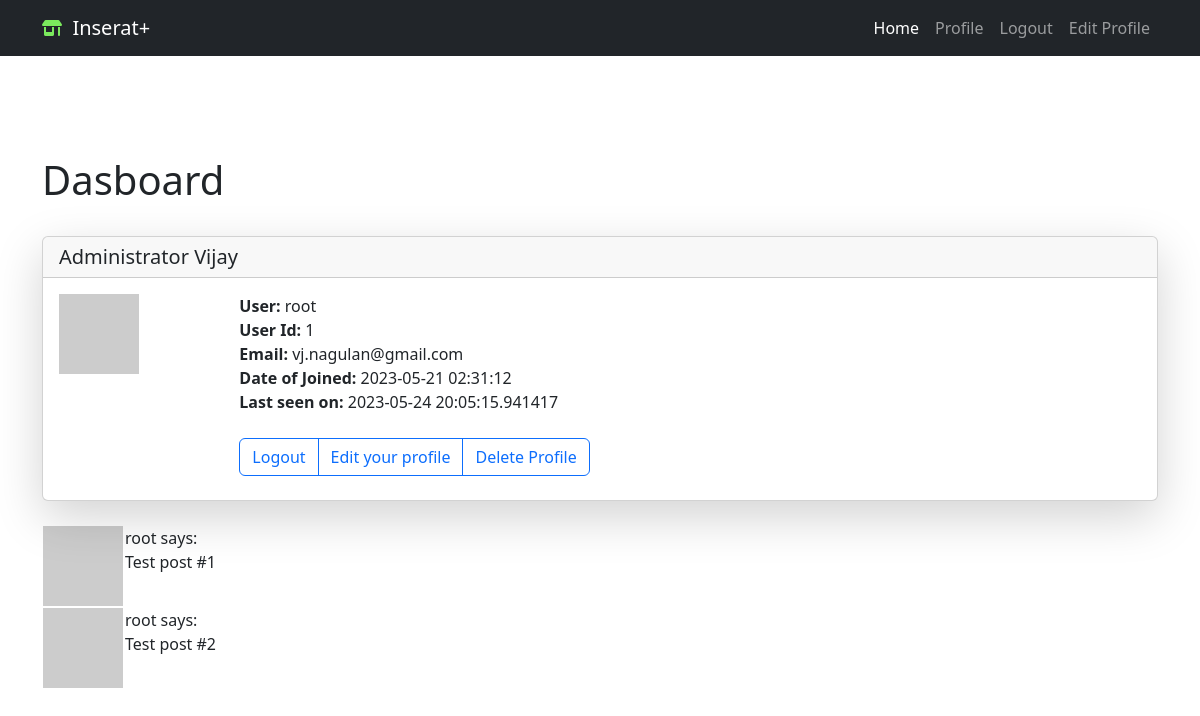
The app's page /user/root (signed in), older data.
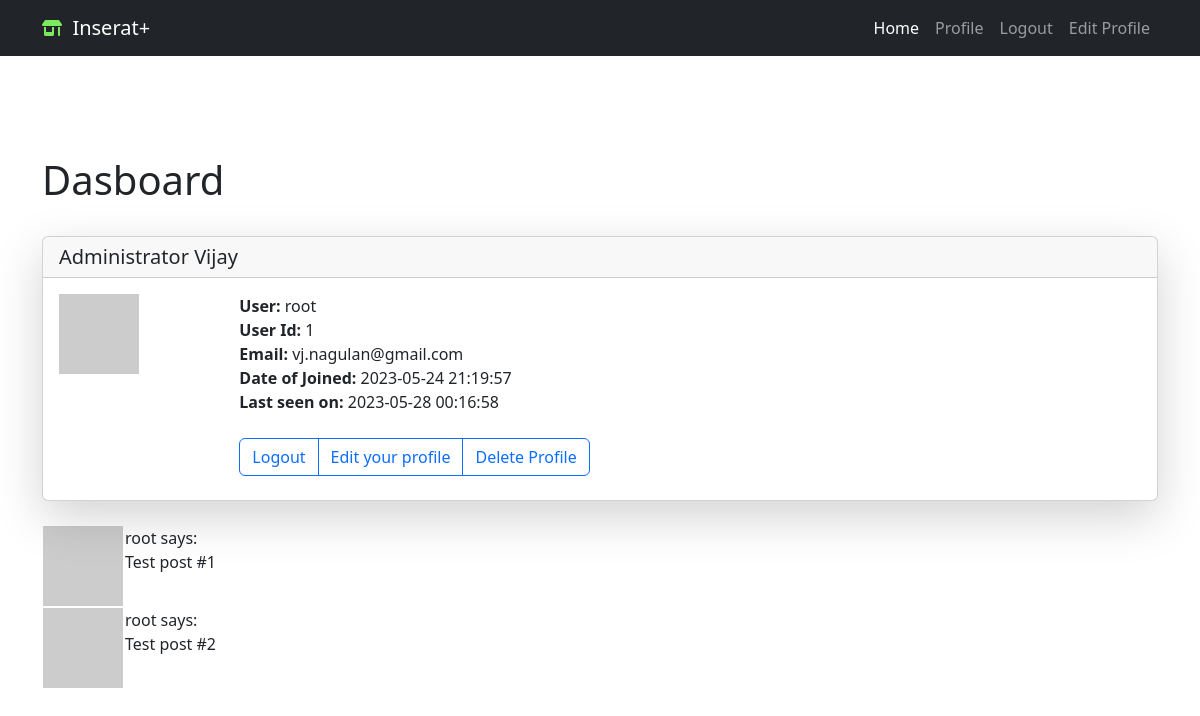
The same page, newer data.
### app/models/login.py (models this page shows, shortened)
class User(db.Model, UserMixin):
    id = db.Column(db.Integer, primary_key=True)
    first_name = db.Column(db.String(50), nullable=False)
    last_name = db.Column(db.String(50), nullable=False)
    username = db.Column(db.String(20), unique=True, nullable=False)
    email = db.Column(db.String(120), unique=True, nullable=False)
    password_hash = db.Column(db.String(128), nullable=False)
    user_adedd = db.Column(db.DateTime, default=datetime.utcnow)
    last_seen = db.Column(db.DateTime, default=datetime.utcnow)
    is_admin = db.Column(db.Boolean, default=False)
    is_blocked = db.Column(db.Boolean, default=False)  # registered users can be blocked from logging in
    def avatar(self, size):
        digest = md5(self.email.lower().encode('utf-8')).hexdigest()
        return 'https://www.gravatar.com/avatar/{}?d=identicon&s={}'.format(
            digest, size
            )

### app/routes.py (the view)
@app.route('/user/<username>')
@login_required
def user(username):
    user = User.query.filter_by(username=username).first_or_404()
    posts = [
        {'author': user, 'body': 'Test post #1'},
        {'author': user, 'body': 'Test post #2'}
    ]
    return render_template('user.html', user=user, posts=posts)

### app/models/controlpanel.py (called while the page is built)
@app.context_processor
def security_context_processor():
    return dict(
        admin_base_template=admin.base_template,
        admin_view=admin.index_view,
        h=admin_helpers,
        get_url=url_for
    )

### app/models/login.py (called while the page is built)
@login.user_loader
def load_user(id):
    return User.query.get(int(id))

### app/routes.py (called while the page is built)
@app.before_request
def before_request():
    if current_user.is_authenticated:
        formatted_time = datetime.utcnow().strftime("%d-%b-%Y %H:%M:%S")
        current_user.last_seen = datetime.strptime(formatted_time, "%d-%b-%Y %H:%M:%S")
        db.session.commit()

### app/templates/user.html (shortened to what this page needs)
{% extends "base.html" %}
{% block content %}
<div class="container custom-container ">
  <h1>Dasboard</h1><br/>
  <div class="card shadow-lg">
    <h5 class="card-header">
      {{ user.first_name }}  {{ user.last_name }}</h5>
    <div class="card-body">
      <div class="card-title">
        <div class="row  g-0">
          <div class="col-sm-2 ">
            <img src="{{ user.avatar(128) }}">
          </div>
               <div class="col-sm-5">
                <strong>User:</strong>
                {{ user.username }}<br/>
                <strong>User Id:</strong>
                {{ user.id }}<br/>
                <strong>Email:</strong>
                {{ user.email }}<br/>
                <strong>Date of Joined:</strong>
                {{ user.user_adedd}}<br/>
                <strong>Last seen on:</strong>
                {{ user.last_seen }}</br>
                <br/>
                <form action="{{ url_for('delete_profile') }}" method="POST" onsubmit="return confirm('Are you sure you want to delete your profile?');">
                  <div class="btn-group" role="group" aria-label="Basic outlined example">
                    <a href="{{ url_for('logout') }}" class="btn btn-outline-primary" role="button">Logout</a>
                    <a href="{{ url_for('edit_profile') }}" class="btn btn-outline-primary" role="button">Edit your profile</a>
                    <button type="submit" class="btn btn-outline-primary">Delete Profile</button>
                </form>
                </div>
             </div>
        </div>
      </div>
    </div>
  </div>
<br>
  {% if current_user.is_admin %}
  {% else %}
          <div class="container">
          {% for post in posts %}
              {% include 'includes/_post.html' %}
          {% endfor %}
  {% endif %}
</div>
{% endblock %}

### app/templates/base.html (shortened to what this page needs)
<!DOCTYPE html>
<html lang="en">
<head>
    <link rel="stylesheet" href="{{ url_for('static', filename='bootstrap/css/bootstrap.min.css') }}">
    <link rel="stylesheet" href="{{ url_for('static', filename='css/style.css') }}">
</head>
<body>
        {% include "includes/nav.html" %}
    {% block content %}{% endblock %}
</body>
</html>

### app/templates/includes/nav.html (shortened to what this page needs)
<nav class="navbar navbar-expand-lg navbar-dark bg-dark">
  <div class="container">
    <i class="fas fa-store-alt" style="color: #7bea5d;"></i>
    <a class="navbar-brand" href="{{ url_for('home') }}">&nbsp Inserat+</a>
    <div class="collapse navbar-collapse" id="navbarNav">
      <ul class="navbar-nav ms-auto">
        <li class="nav-item">
          <a class="nav-link active" aria-current="page" href="{{ url_for('home') }}">Home</a>
        </li>
        {% if current_user.is_anonymous %}
        <li class="nav-item">
          <a class="nav-link" href="{{ url_for('login') }}">Login</a>
        </li>
        <li class="nav-item">
          <a class="nav-link" href="{{ url_for('register') }}">Register</a>
        </li>
        {% else %}
        <li class="nav-item">
          <a class="nav-link" href="{{ url_for('user', username=current_user.username) }}">Profile</a>
        </li>
        <li class="nav-item">
          <a class="nav-link" href="{{ url_for('logout') }}">Logout</a>
        </li>
        <li class="nav-item">
          <a class="nav-link" href="{{ url_for('edit_profile') }}">Edit Profile</a>
        </li>
        {% endif %}
      </ul>
    </div>
  </div>
</nav>

### app/templates/includes/_post.html
{% block content %}
  <table>
    <tr valign="top">
        <td><img src="{{ post.author.avatar(36) }}"></td>
        <td>{{ post.author.username }} says:<br>{{ post.body }}</td>
    </tr>
</table>
{% endblock %}

### app/templates/user.html (style rules this page uses)
.custom-container { margin-top: 50px; }

Row changes from the older to the newer data that the page shows:
changed User "Administrator": user_adedd "2023-05-21 02:31:12" → "2023-05-24 21:19:57"; last_seen "2023-05-24 20:05:15.941417" → "2023-05-28 00:16:58"
